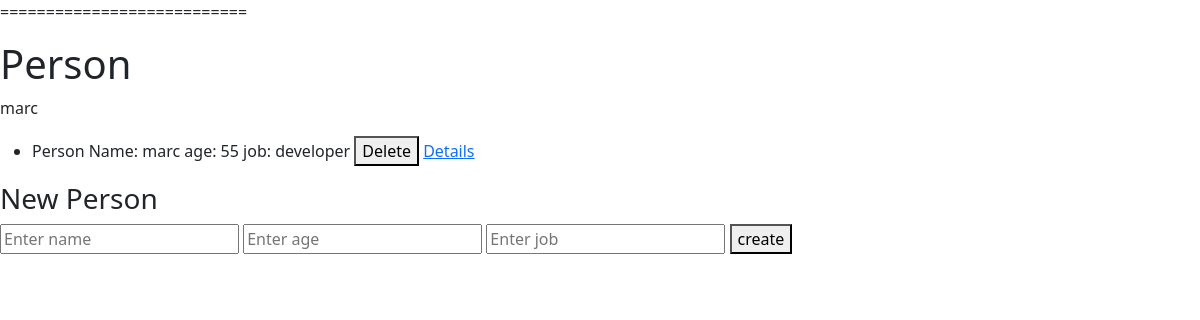
The page /people (signed in) on the database as committed earlier.
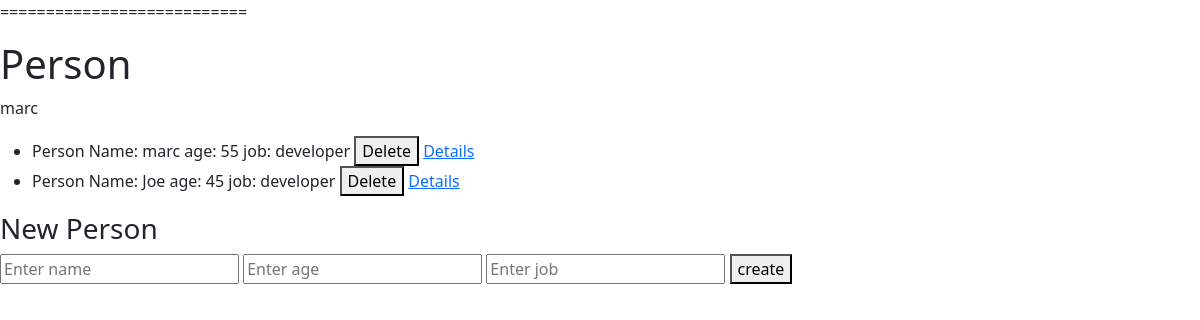
The same page on the database as committed later.
### models.py (models this page shows, shortened)
class User(db.Model):
    __tablename__ = 'users'
    uid = db.Column(db.Integer, primary_key=True)
    username = db.Column(db.Text, nullable=False)
    password = db.Column(db.Text, nullable=False)
    role = db.Column(db.Text)
    description = db.Column(db.Text)
    is_active = db.Column(db.Boolean, default=True)

class Person(db.Model):
    __tablename__ = 'people'
    pid = db.Column(db.Integer, primary_key=True)
    name = db.Column(db.Text, nullable=False)
    age = db.Column(db.Integer)
    job = db.Column(db.Text)
    def __repr__(self):
        return f'Person Name: {self.name} age: {self.age} job: {self.job}'

### routes.py (the view)
    @app.route('/people')
    @login_required
    def people():
        people = Person.query.all()
        return render_template('people.html', people=people)

### app.py (called while the page is built)
def create_app():
    app = Flask(__name__, template_folder='templates', static_folder='static', static_url_path='/')
    app.config['SQLALCHEMY_DATABASE_URI'] = os.getenv('DATABASE_URL', 'sqlite:///./site.db')
    app.config['SECRET_KEY'] = os.getenv('SECRET_KEY', 'dev-key-please-change')
    db.init_app(app)
    login_manager = LoginManager()
    login_manager.init_app(app)
    from models import User
    @login_manager.user_loader
    def load_user(uid):
        return User.query.get(int(uid))
    bcrypt = Bcrypt(app)
    @login_manager.unauthorized_handler
    def unauthorized_callback():
        return redirect(url_for('login'))
    from routes import register_routes
    register_routes(app, db, bcrypt)
    migrate = Migrate(app, db)
    return app

### templates/people.html (shortened to what this page needs)
{% extends "base.html" %} {% block title %}Home{% endblock %} {% block content
%}
<h1>Person</h1>
<p>{{ current_user.username if current_user.is_authenticated else "Guest" }}</p>
<ul>
  {% for person in people %}
  <li>
    {{ person }}
    <button type="button" onclick="deletePerson('{{ person.pid }}')">
      Delete
    </button>
    <a href="{{ url_for('person_details', pid=person.pid) }}">Details</a>
  </li>
  {% endfor %}
</ul>
<h3>New Person</h3>
<form method="POST" action="{{ url_for('add_person') }}">
  <input type="text" name="name" placeholder="Enter name" required />
  <input type="text" name="age" placeholder="Enter age" />
  <input type="text" name="job" placeholder="Enter job" />
  <button type="submit">create</button>
</form>
{% endblock %}

### templates/base.html (shortened to what this page needs)
<!DOCTYPE html>
<html lang="en">
  <head>
    <link rel="stylesheet" type="text/css" href="/css/bootstrap.min.css" />
  </head>
  <body>
    <p>===========================</p>
    {% block content %}{% endblock %}
  </body>
</html>

Rows that differ between the two databases and show on the page:
added Person: name+age+job "Person Name: Joe age: 45 job: developer"
